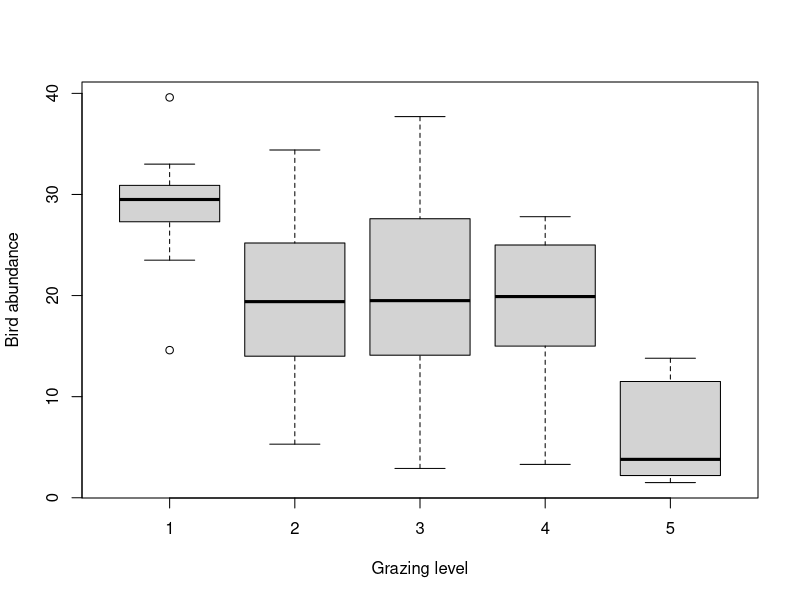
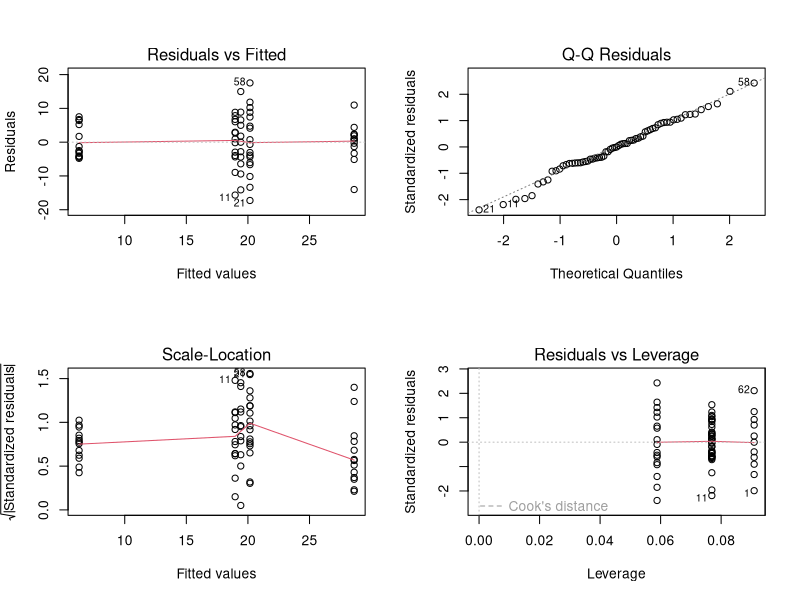
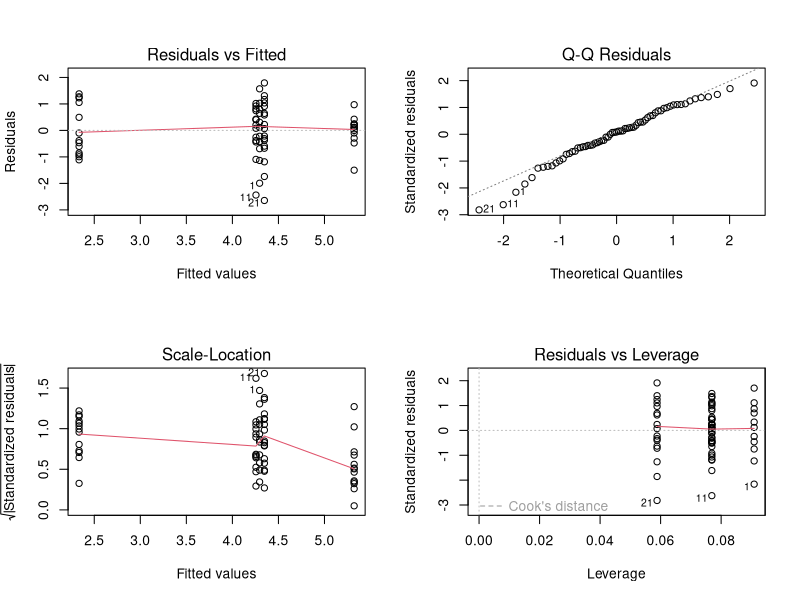
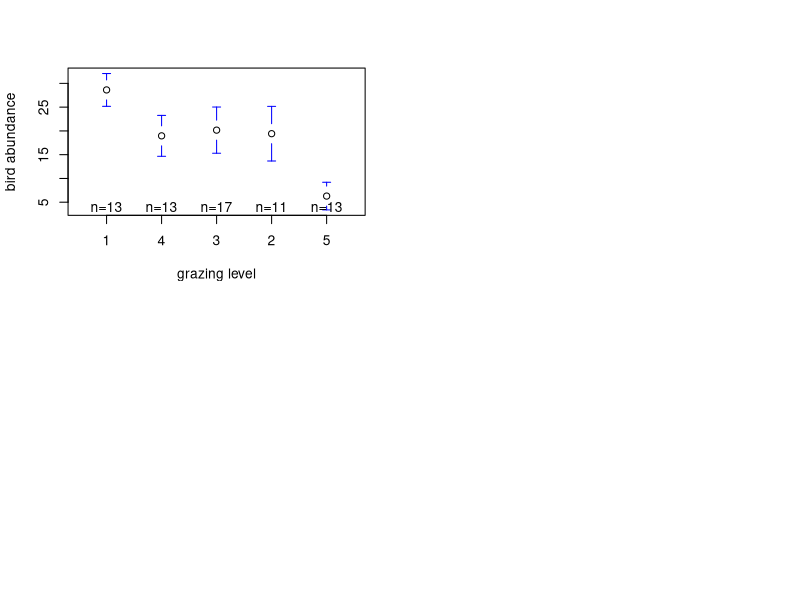
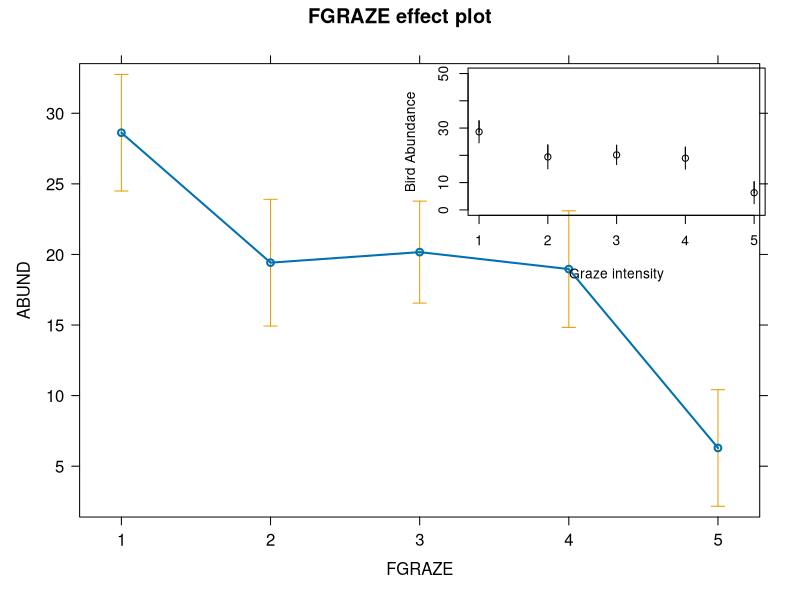

These charts were generated, in order, by the following R code:
## ---- chunk 1
knitr::opts_chunk$set(echo=TRUE, message = FALSE, warning = FALSE, eval = FALSE, cache = FALSE)
## ---- chunk 2
loyn <- read.table("./data/loyn.txt", header = TRUE)
str(loyn)
## ---- chunk 3
# create factor GRAZE as it was originally coded as an integer
loyn$FGRAZE <- factor(loyn$GRAZE)

# check this
class(loyn$FGRAZE)
## ---- chunk 4
boxplot(ABUND ~ FGRAZE, xlab = "Grazing level", ylab = "Bird abundance", data = loyn)

# mean bird abundance for each level of FGRAZE
tapply(loyn$ABUND, loyn$FGRAZE, mean, na.rm = TRUE)

# it looks from this plot and the table of means that the bird abundance is lowest for FGRAZE level 5 and 
# highest for level 1. The bird abundance for levels 2, 3 and 4 all look similar.
# so in terms of differences in ABUND between groups we might expect FGRAZE level 5 to be different from
# the other grazing intensity group and possibly FGRAZE level 1 to be different from graze level 2,3 and 4
# but this is not particularly clear. We might also expect there to be no differences between grazing 
# levels 2,3 and 4. 
## ---- chunk 5
birds.lm <- lm(ABUND ~ FGRAZE, data = loyn)
## ---- chunk 6
anova(birds.lm)

# null hypothesis : There is no difference in the mean bird abundance between the 
# five levels of grazing.
# the p value is very small therefore reject this null hypothesis. In other words
# there is a difference in the mean bird abundance between grazing intensity levels.

# for a report you might write something like:
# here was a significant difference in the mean abundance of birds between the five levels
# of grazing intensity (F_4,51 = 15.27, p < 0.0001)
## ---- chunk 7
summary(birds.lm)

# Here the intercept (baseline) is the mean abundance of birds for FGRAZE level 1.
# the null hypothesis for the intercept is that the intercept = 0.
# As the p value (p < 2e-16) is very small we reject this null hypothesis and conclude that the
# intercept is significantly different from 0. However, from a biological perspective this
# is not a particularly informative hypothesis to test.

# the remaining estimates are differences (contrasts) between each level and the 
# baseline. For example the FGRAZE2 estimate is - 6.67 and therefore there are 6.6 fewer 
# birds on average in graze level 2 compared to graze level 1. This difference is however 
# not significantly different from zero (p = 0.0537). 

# The difference between graze level 3 (FGRAZE3) and graze level 1 (intercept) is 
# -7.34 (7.34 fewer birds in graze 3 compared to graze 1). This difference is significantly 
# different from 0 (p = 0.013) and therefore the mean abundance of birds in graze level 1 is
# significantly different from graze level 1.

# The difference between graze level 4 (FGRAZE4) and graze level 1 (intercept) is 
# -8.05 (8.05 fewer birds in graze 4 compared to graze 1). This difference is significantly 
# different from 0 (p = 0.026) and therefore the mean abundance of birds in graze level 1 is
# significantly different from graze level 4.

# The difference between graze level 5 (FGRAZE5) and graze level 1 (intercept) is 
# -22.33 (22.33 fewer birds in graze 5 compared to graze 1). This difference is significantly 
# different from 0 (p = 6.85e-10) and therefore the mean abundance of birds in graze level 1 is
# significantly different from graze level 5.
## ---- chunk 8
# Set FGRAZE level 2 to be the intercept

loyn$FGRAZE <- relevel(loyn$FGRAZE, ref = "2")
birds.lm2 <- lm(ABUND ~ FGRAZE, data = loyn)
summary(birds.lm2)

# The intercept is now FGRAZE level 2, we can now compare between levels '2 and 3', '2 and 4', and '2 and 5'
# Also note that the rest of the model output (R^2, F, DF etc) is the same as the previous model (i.e. its 
# the same model we have just changed the intercept and therefore the contrasts).

loyn$FGRAZE <- relevel(loyn$FGRAZE, ref = "3")
birds.lm3 <- lm(ABUND ~ FGRAZE, data = loyn)
summary(birds.lm3)

# The intercept is now FGRAZE level 3, we can now compare between levels '3 and 4', 'and 3 and 5'

loyn$FGRAZE <- relevel(loyn$FGRAZE, ref = "4")
birds.lm4 <- lm(ABUND ~ FGRAZE, data = loyn)
summary(birds.lm4)

# The intercept is now FGRAZE level 4, we can now compare between levels '4 and 5'
## ---- chunk 9
# The multiple R-squared value is 0.545 and therefore 54.5% of
# the variation in ABUND is explained by FGRAZE
## ---- chunk 10
# first split the plotting device into 2 rows and 2 columns
par(mfrow = c(2,2))

# now create the residuals plots
plot(birds.lm)

# To test the normality of residuals assumption we use the Normal Q-Q plot. Although the majority of the residuals 
# lie along the 1:1 line there are five residuals which are all below the line resulting in reasonably substantial 
# negative residuals. This suggest that the model does not fit these observation very well.

# Looking at the homogeneity of variance assumption (Residuals vs Fitted and Scale-Location plot) you can see the 
# five columns of residuals corresponding to the fitted values for the five grazing levels. Again, things don't look 
# great. The spread for the lower fitted values (left side of the plot) is much narrower when compared to the other groups.
# This suggests that the homogeneity of variance assumption is not met (i.e. the variances are not the same). The same cluster
# of negative residuals we spotted in the Normal Q-Q plot also appears in the Residuals vs Fitted plot suggesting that it is
# these residuals that are responsible.

# The only real good news is that there doesn't appear to be any influential or unusual residuals as indicated in the 
# Residuals vs Leverage plot.  

# So what to do? You could go back and check the original field notebook data to see if a
# transcribing mistake has been made (seems unlikely and you dont have this luxury anyway). 
# You could also try applying a transformation (log or square root) on the ABUND variable, refit the model and 
# see if this improves things. 
# for example 

loyn$ABUND.SQRT <- sqrt(loyn$ABUND)
birds.lm.sqrt <- lm(ABUND.SQRT ~ FGRAZE, data = loyn)
par(mfrow = c(2,2))
plot(birds.lm.sqrt)

# Sadly this doesn't seemed to have improved things!

# Or finally, you can relax the assumption of equal variance and estimate a separate variance for each group using 
# generalised least squares. This is not something we will do on this course but will cover in BI5302!
## ---- chunk 11
# Using the gplots package, you may need to install this package first
# install.packages('gplots')

loyn$FGRAZE <- relevel(loyn$FGRAZE, ref = "1")
library(gplots)
plotmeans(ABUND ~ FGRAZE, xlab = "grazing level",
  ylab = "bird abundance", data = loyn, connect = FALSE)
## ---- chunk 12
# Using the effects package, you may need to install this package first
# install.packages('effects')

library(effects)
loyn.effects <- allEffects(birds.lm)
plot(loyn.effects,"FGRAZE")
## ---- chunk 13
# and finally using old faithful the predict function and base R graphics

my.data <- data.frame(FGRAZE = c("1", "2", "3", "4", "5"))
pred.vals <- predict(birds.lm, newdata = my.data, se.fit = TRUE)

# now plot these values

plot(1:5, seq(0, 50, length=5), type = "n", xlab = "Graze intensity", ylab = "Bird Abundance")
points(1:5, pred.vals$fit)
segments(1:5, pred.vals$fit, 1:5, pred.vals$fit - 1.96 * pred.vals$se.fit)
segments(1:5, pred.vals$fit, 1:5, pred.vals$fit + 1.96 * pred.vals$se.fit)
segments(1:5, pred.vals$fit, 1:5, pred.vals$fit + 1.96 * pred.vals$se.fit)
